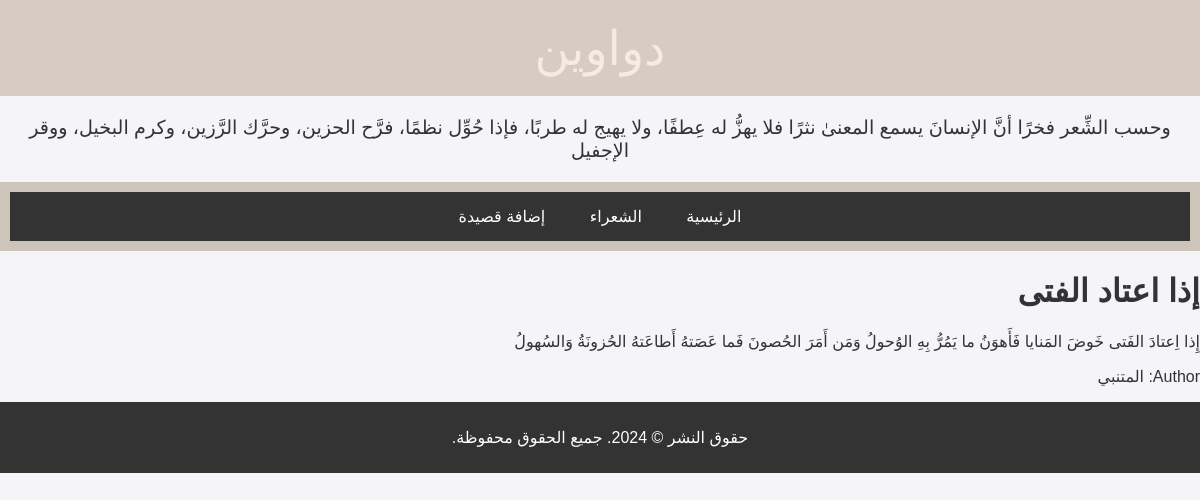
/poem/1/, run on the app's committed database.
### apps/bookmodule/models.py (models this page shows, shortened)
class Poem(models.Model):
    title = models.CharField(max_length=200)
    body = models.TextField()
    poet = models.ForeignKey(Poet, on_delete=models.CASCADE, related_name='poems')
    date_posted = models.DateField(auto_now_add=True)

class Poet(models.Model):
    name = models.CharField(max_length=100)
    bio = models.TextField()

### apps/bookmodule/views.py (the view)
class PoemDetailView(DetailView):
    model = Poem
    template_name = 'bookmodule/poem_detail.html'

### apps/templates/bookmodule/poem_detail.html (shortened to what this page needs)
{% extends 'base.html' %}
{% block content %}
<div class="poem-detail">
    <h1>{{ poem.title }}</h1>
    <p>{{ poem.body }}</p>
    <p>Author: {{ poem.poet.name }}</p>
</div>
{% endblock %}

### apps/statics/css/styles.css (style rules this page uses)
body { font-family: 'Droid Arabic Kufi', Arial, sans-serif; background-color: #f4f4f9; color: #333; margin: 0; padding: 0; }

### data on the page
Poem: title "إذا اعتاد الفتى", body "إِذا اِعتادَ الفَتى خَوضَ المَنايا فَأَهوَنُ ما يَمُرُّ بِهِ الوُحولُ وَمَن أَمَرَ الحُصونَ فَما عَصَتهُ أَطاعَتهُ الحُزونَةُ وَالسُهولُ", poet.name "المتنبي"
